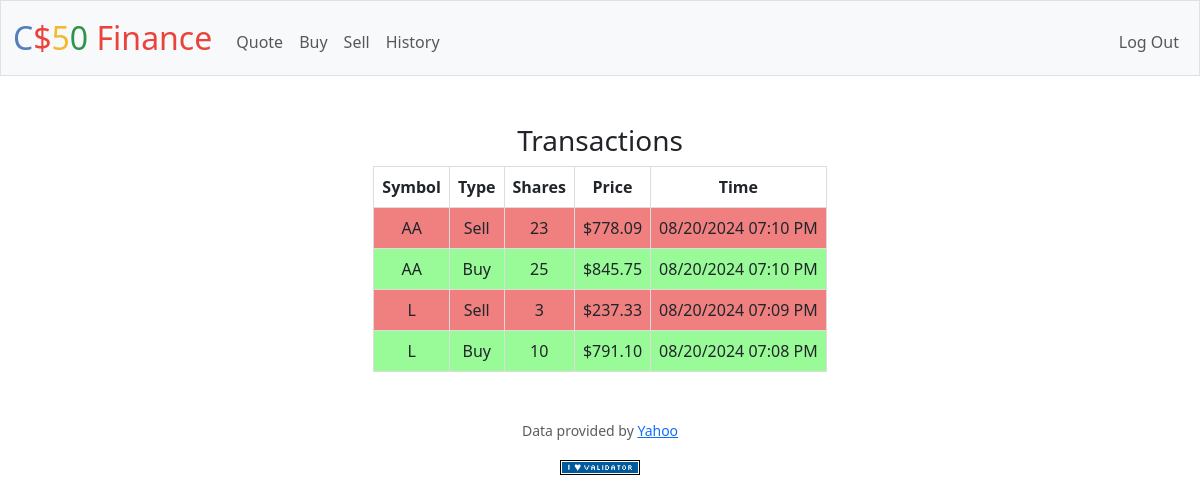
/history (signed in), run on the app's committed database.
### tables this page shows
CREATE TABLE transactions (
    id INTEGER PRIMARY KEY AUTOINCREMENT NOT NULL,
    buyer_id INTEGER NOT NULL,
    symbol TEXT NOT NULL,
    shares INTEGER NOT NULL,
    price REAL NOT NULL,
    timestamp DATETIME DEFAULT CURRENT_TIMESTAMP, type VARCHAR(10),
    FOREIGN KEY (buyer_id) REFERENCES users(id)
);

### app.py (the view)
@app.route("/history")
@login_required
def history():
    user_id = session["user_id"]
    transactions = db.execute("""
        SELECT *
        FROM transactions
        WHERE buyer_id = ?
        ORDER BY timestamp DESC;
        """, (user_id,))
    for transaction in transactions:
        transaction['timestamp'] = datetime.strptime(transaction['timestamp'], '%Y-%m-%d %H:%M:%S')
    return render_template("history.html", transactions=transactions)

### app.py (called while the page is built)
@app.after_request
def after_request(response):
    response.headers["Cache-Control"] = "no-cache, no-store, must-revalidate"
    response.headers["Expires"] = 0
    response.headers["Pragma"] = "no-cache"
    return response

### helpers.py (called while the page is built)
def login_required(f):
    @wraps(f)
    def decorated_function(*args, **kwargs):
        if session.get("user_id") is None:
            return redirect("/login")
        return f(*args, **kwargs)
    return decorated_function

def usd(value):
    return f"${value:,.2f}"

### templates/history.html (shortened to what this page needs)
{% extends "layout.html" %}
{% block main %}
    <div style="text-align: center;">
        <h3>Transactions</h3>
        <table style="margin: 0 auto; border-collapse: collapse;">
            {% if transactions %}
            <thead>
                <tr>
                    <th style="padding: 8px; border: 1px solid #ddd;">Symbol</th>
                    <th style="padding: 8px; border: 1px solid #ddd;">Type</th>
                    <th style="padding: 8px; border: 1px solid #ddd;">Shares</th>
                    <th style="padding: 8px; border: 1px solid #ddd;">Price</th>
                    <th style="padding: 8px; border: 1px solid #ddd;">Time</th>
                </tr>
            </thead>
            <tbody>
                {% for value in transactions %}
                <tr style="background-color: {{ '#F08080' if value['type'] == 'sell' else '#98FB98'}};">
                    <td style="padding: 8px; border: 1px solid #ddd;">{{ value['symbol'] }}</td>
                    <td style="padding: 8px; border: 1px solid #ddd;">{{ value['type'] | capitalize }}</td>
                    <td style="padding: 8px; border: 1px solid #ddd;">{{ value['shares'] }}</td>
                    <td style="padding: 8px; border: 1px solid #ddd;">{{ value['price'] | usd }}</td>
                    <td style="padding: 8px; border: 1px solid #ddd;">
                        {{ value['timestamp'].strftime('%m/%d/%Y %I:%M %p') }}
                    </td>
                </tr>
                {% endfor %}
            </tbody>
            {% else %}
            <tbody>
                <tr>
                    <td colspan="5" style="padding: 8px; border: 1px solid #ddd; text-align: center;">No transactions available</td>
                </tr>
            </tbody>
            {% endif %}
        </table>
    </div>
{% endblock %}

### data on the page
transactions: symbol "AA", type "Sell", shares "23", price "$778.09", timestamp "08/20/2024 07:10 PM"
transactions: symbol "AA", type "Buy", shares "25", price "$845.75", timestamp "08/20/2024 07:10 PM"
transactions: symbol "L", type "Sell", shares "3", price "$237.33", timestamp "08/20/2024 07:09 PM"
transactions: symbol "L", type "Buy", shares "10", price "$791.10", timestamp "08/20/2024 07:08 PM"
